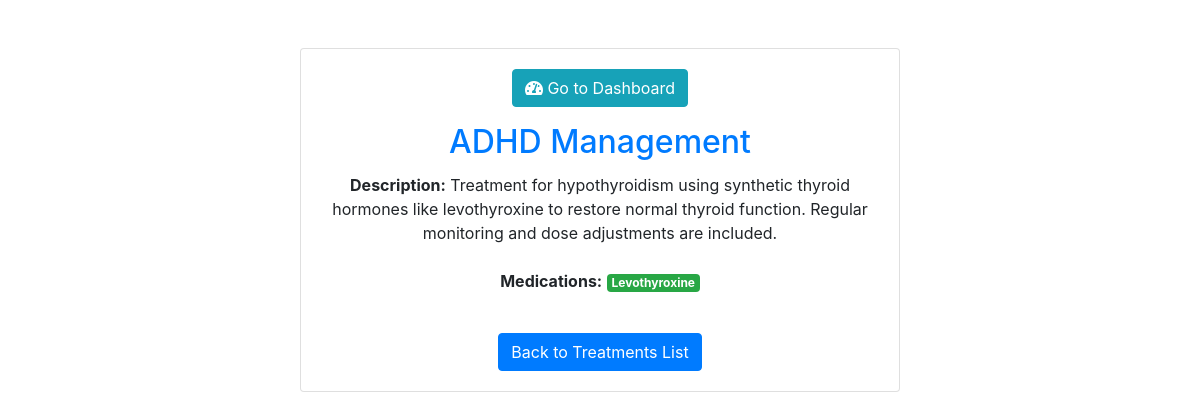
Page /medication/treatments/2/ on the committed database.
### Medication/models.py (models this page shows, shortened)
class Treatment(models.Model):
    name = models.CharField(max_length=100)
    description = models.TextField()
    medications = models.ManyToManyField(Medication, related_name='treatments', blank=True)

class Medication(models.Model):
    name = models.CharField(max_length=100)
    description = models.TextField()
    image = models.ImageField(upload_to='medications/', blank=True, null=True)
    side_effects = models.ManyToManyField('SideEffect', related_name='medications', blank=True)

### Medication/views.py (the view)
# urls.py: path('treatments/<int:pk>/', views.treatment_detail, name='treatment_detail'),
def treatment_detail(request, pk):
    treatment = get_object_or_404(Treatment, pk=pk)
    return render(request, 'medication/treatment_detail.html', {'treatment': treatment})

### Medication/templates/medication/treatment_detail.html (shortened to what this page needs)
{% extends "base.html" %}
{% block content %}
<div class="container mt-5">
    <div class="card mx-auto" style="max-width: 600px;">
        <div class="card-body text-center">
            <a href="http://127.0.0.1:8000/dashboard/" class="btn btn-info mb-3">
                <i class="fas fa-tachometer-alt"></i> Go to Dashboard
            </a>
            <h2 class="card-title text-primary">{{ treatment.name }}</h2>
            <p class="card-description mb-4"><strong>Description:</strong> {{ treatment.description }}</p>
            <p class="card-description mb-4"><strong>Medications:</strong>
                {% if treatment.medications.all %}
                    {% for medication in treatment.medications.all %}
                        <span class="badge bg-success text-white">{{ medication.name }}</span>
                    {% endfor %}
                {% else %}
                    <span>No medications listed</span>
                {% endif %}
            </p>
            <a href="{% url 'treatment_list' %}" class="btn btn-primary mt-3">Back to Treatments List</a>
        </div>
    </div>
</div>
{% endblock %}

### rows in the picture
Treatment: name "ADHD Management", description "Treatment for hypothyroidism using synthetic thyroid hormones like levothyroxine to restore normal thyroid function. Regular monitoring and dose adjustments are included."
Medication: name "Levothyroxine"
